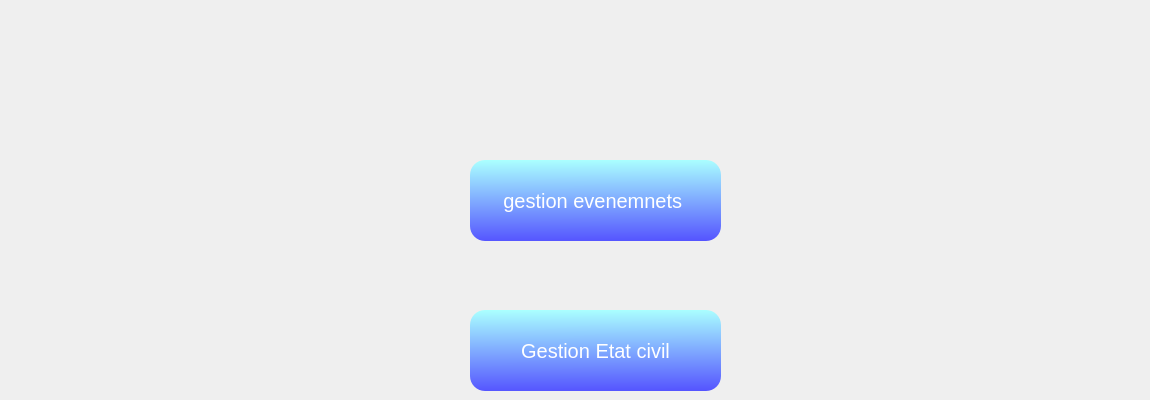
      <widget class="QWidget" name="page">
       <widget class="QPushButton" name="pushButton_etat">
        <property name="geometry">
         <rect>
          <x>470</x>
          <y>310</y>
          <width>251</width>
          <height>81</height>
         </rect>
        </property>
        <property name="font">
         <font>
          <pointsize>15</pointsize>
         </font>
        </property>
        <property name="styleSheet">
         <string notr="true">QPushButton
{
background : qlineargradient(spread:pad, x1:0.467, y1:0, x2:0.482, y2:1, stop:0 rgb(170, 255, 255), stop:1 rgb(85, 85, 255));
border-radius:15px;
color:white;
}
QPushButton:hover
{
background:qlineargradient(spread:pad, x1:0.457286, y1:0.381, x2:0.508, y2:1, stop:0 rgb(85, 85, 255), stop:1 rgb(170, 255, 255))
}</string>
        </property>
        <property name="text">
         <string>Gestion Etat civil</string>
        </property>
       </widget>
       <widget class="QPushButton" name="MenuP">
        <property name="geometry">
         <rect>
          <x>20</x>
          <y>10</y>
          <width>171</width>
          <height>41</height>
         </rect>
        </property>
        <property name="styleSheet">
         <string notr="true">#MenuP {
background-color: transparent;
border-image: url(:Menu_Principal.png);
background: none;
border: none;
background-repeat: none;
}
</string>
        </property>
        <property name="text">
         <string/>
        </property>
       </widget>
       <widget class="QPushButton" name="pushButton_event">
        <property name="geometry">
         <rect>
          <x>470</x>
          <y>160</y>
          <width>251</width>
          <height>81</height>
         </rect>
        </property>
        <property name="font">
         <font>
          <pointsize>15</pointsize>
         </font>
        </property>
        <property name="styleSheet">
         <string notr="true">QPushButton
{
background : qlineargradient(spread:pad, x1:0.467, y1:0, x2:0.482, y2:1, stop:0 rgb(170, 255, 255), stop:1 rgb(85, 85, 255));
border-radius:15px;
color:white;
}
QPushButton:hover
{
background:qlineargradient(spread:pad, x1:0.457286, y1:0.381, x2:0.508, y2:1, stop:0 rgb(85, 85, 255), stop:1 rgb(170, 255, 255))
}</string>
        </property>
        <property name="text">
         <string>gestion evenemnets </string>
        </property>
       </widget>
       <widget class="QPushButton" name="envi">
        <property name="geometry">
         <rect>
          <x>20</x>
          <y>90</y>
          <width>171</width>
          <height>41</height>
         </rect>
        </property>
        <property name="styleSheet">
         <string notr="true">#envi {
background-color: transparent;
border-image: url(:envi.png);
background: none;
border: none;
background-repeat: none;
}
</string>
        </property>
        <property name="text">
         <string/>
        </property>
       </widget>
       <widget class="QPushButton" name="res">
        <property name="geometry">
         <rect>
          <x>20</x>
          <y>180</y>
          <width>171</width>
          <height>41</height>
         </rect>
        </property>
        <property name="styleSheet">
         <string notr="true">#res {
background-color: transparent;
border-image: url(:Ress.png);
background: none;
border: none;
background-repeat: none;
}
</string>
        </property>
        <property name="text">
         <string/>
        </property>
       </widget>
       <widget class="QPushButton" name="maintenance">
        <property name="geometry">
         <rect>
          <x>20</x>
          <y>260</y>
          <width>171</width>
          <height>41</height>
         </rect>
        </property>
        <property name="styleSheet">
         <string notr="true">#maintenance {
background-color: transparent;
border-image: url(:Maintenance.png);
background: none;
border: none;
background-repeat: none;
}
</string>
        </property>
        <property name="text">
         <string/>
        </property>
       </widget>
       <widget class="QPushButton" name="marche">
        <property name="geometry">
         <rect>
          <x>20</x>
          <y>350</y>
          <width>171</width>
          <height>41</height>
         </rect>
        </property>
        <property name="styleSheet">
         <string notr="true">#marche {
background-color: transparent;
border-image: url(:Marche.png);
background: none;
border: none;
background-repeat: none;
}
</string>
        </property>
        <property name="text">
         <string/>
        </property>
       </widget>
       <widget class="QPushButton" name="close">
        <property name="geometry">
         <rect>
          <x>1110</x>
          <y>20</y>
          <width>31</width>
          <height>31</height>
         </rect>
        </property>
        <property name="styleSheet">
         <string notr="true">#close {
background-color: transparent;
border-image: url(:close.png);
background: none;
border: none;
background-repeat: none;
}
</string>
        </property>
        <property name="text">
         <string/>
        </property>
       </widget>
      </widget>
